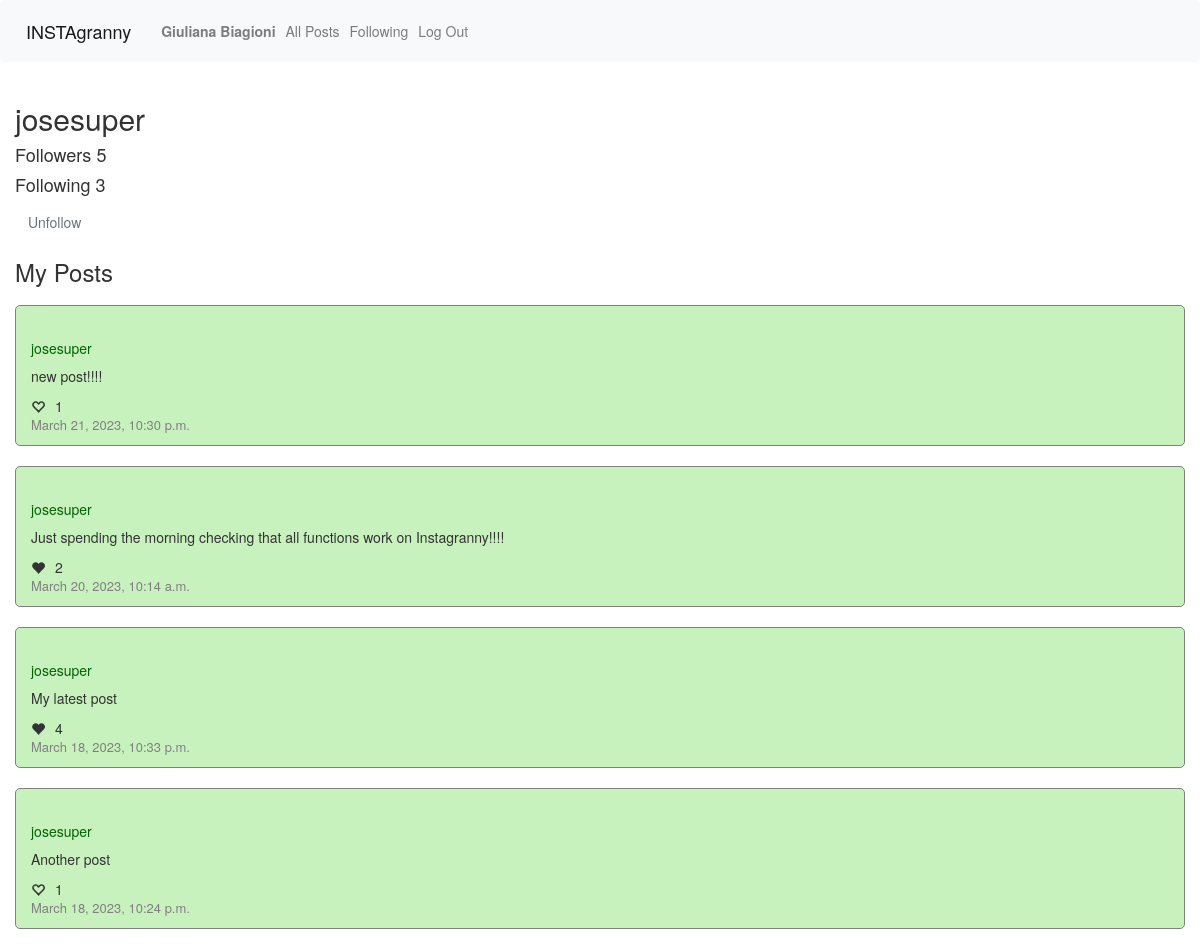
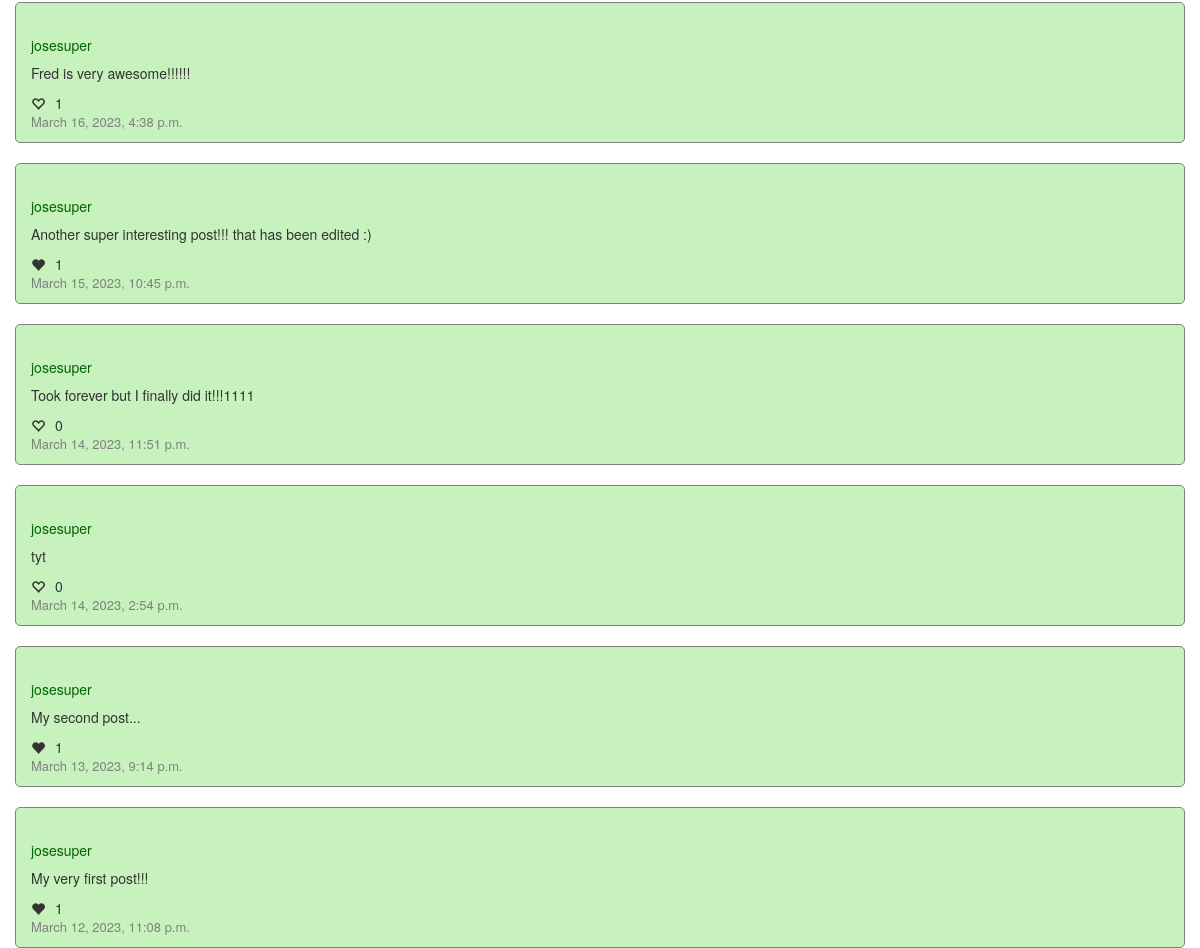
Screenshot of /josesuper (signed in) with the database file from the repository (2 pictures, top to bottom).
### network/models.py (models this page shows, shortened)
class User(AbstractUser):
    followers = models.ManyToManyField('self', symmetrical=False, blank=True, related_name="following")
    def __str__(self):
        return f"{self.username}"

class Post(models.Model):
    poster = models.ForeignKey(User,on_delete=models.PROTECT, related_name="user_posts")
    body = models.TextField(max_length=300)
    liked_by = models.ManyToManyField(User, blank=True, related_name='liked_posts')
    timestamp = models.DateTimeField(default=datetime.today)

### network/views.py (the view)
# urls.py: path("<str:username>", views.profile_view, name="profile"),
def profile_view(request, username):
    user = request.user
    profile = User.objects.get(username=username)
    users_following = profile.followers.all()
    followed = False
    for user_following in users_following:
        if user_following == user:
            followed = True
    if request.method == "POST":
        if request.POST["formtype"] == "follow":
            profile.followers.add(user)
            return redirect("network:profile", username)
        elif request.POST["formtype"] == "unfollow":
            profile.followers.remove(user)
            return redirect("network:profile", username)
    else:
        posts = Post.objects.filter(poster=profile).order_by('-timestamp')
        page_number = request.GET.get('page', 1)
        paginator = Paginator(posts, 10)
        page = paginator.get_page(page_number)
        return render(request, "network/profile.html", {
            "profile": profile,
            "followed": followed,
            "page": page
        })

### network/templates/network/profile.html (shortened to what this page needs)
{% extends "network/layout.html" %}
{% load static %}
{% block body %}
<div class="container-fluid">
    <h2>{{ profile.username }}</h2>
    <h4>Followers {{ profile.followers.count }}</h4>
    <h4>Following {{ profile.following.count }}</h4>
    {% if user.is_authenticated %}
    {% if user.username != profile.username %}
        {% if followed == False %}
        <form action="{% url 'network:profile' profile.username %}" method="post">
            {% csrf_token %}
            <input hidden name="formtype" value="follow">
            <button type="submit" class="btn btn-outline-success">Follow</button>
        </form>
        {% else %}
        <form action="{% url 'network:profile' profile.username %}" method="post">
            <button type="submit" class="btn btn-outline-secondary">Unfollow</button>
        </form>
        {% endif %}
    {% endif %}
    {% endif %}
    <h3> My Posts</h3>
    {% for post in page %}
    <div class="post-section">
        <h5><a id="post-poster-{{ post.id }}" class="profilename" href="/{{ post.poster }}">{{ post.poster }}</a></h5>
        <p id="post-body-{{ post.id }}">{{ post.body }}</p>
        <div class="row align-items-center">
            <div id="likes-{{ post.id }}" class="col heart-col">
                {% if user in post.liked_by.all %}
                <i class="glyphicon glyphicon-heart" data-liked="True" data-like="{{ post.id }}"></i>
                {% else %}
                <i class="glyphicon glyphicon-heart-empty" data-liked="False" data-like="{{ post.id }}"></i>
                {% endif %}
                <p id="like-count-{{ post.id }}">{{ post.liked_by.all|length }}</p>
            </div>
        </div>
        <p class="timestamp">{{ post.timestamp }}</p>
    </div>
    {% endfor %}
</div>
{% endblock %}

### network/templates/network/layout.html (shortened to what this page needs)
{% load static %}
<!DOCTYPE html>
<html lang="en">
    <head>
        <link rel="stylesheet" href="https://stackpath.bootstrapcdn.com/bootstrap/4.4.1/css/bootstrap.min.css">
        <link href="{% static 'network/styles.css' %}" rel="stylesheet">
        <link rel="stylesheet" href="https://maxcdn.bootstrapcdn.com/bootstrap/3.3.7/css/bootstrap.min.css">
    </head>
    <body>
        <nav class="navbar navbar-expand-lg navbar-light bg-light">
            <a class="navbar-brand" href="#">INSTAgranny</a>
            <div>
              <ul class="navbar-nav mr-auto">
                {% if user.is_authenticated %}
                    <li class="nav-item">
                        <a class="nav-link" href="{{ user.username }}"><strong>{{ user.username }}</strong></a>
                    </li>
                {% endif %}
                <li class="nav-item">
                  <a class="nav-link" href="{% url 'network:index' %}">All Posts</a>
                </li>
                {% if user.is_authenticated %}
                    <li class="nav-item">
                        <a class="nav-link" href="{% url 'network:following' %}">Following</a>
                    </li>
                    <li class="nav-item">
                        <a class="nav-link" href="{% url 'network:logout' %}">Log Out</a>
                    </li>
                {% endif %}
              </ul>
            </div>
          </nav>
        <div class="body">
            {% block body %}
            {% endblock %}
        </div>
    </body>
</html>

### network/static/network/styles.css (style rules this page uses)
h2 { margin-top: 15px; margin-bottom: 15px; }
.post-section { margin-top: 20px; border-style: solid; border-width: thin; border-color: grey; border-radius: 5px; padding: 25px 15px 0px 15px; background-color: #c7f1bd; }
.post-section .heart-col { padding-right: 10px; }
.heart-col { display: inline-flex; align-items: center; }
.heart-col p { margin-left: 10px; margin-bottom: 0; }
.timestamp { font-size: small; color: grey; }
.profilename { color: darkgreen; }

### rows the page displays
User: username "Giuliana Biagioni"
User: username "josesuper", followers.count "5", following.count "3"
Post: poster "josesuper", body "new post!!!!", liked_by.all|length "1", timestamp "March 21, 2023, 10:30 p.m."
Post: poster "josesuper", body "Just spending the morning checking that all functions work on Instagranny!!!!", liked_by.all|length "2", timestamp "March 20, 2023, 10:14 a.m."
Post: poster "josesuper", body "My latest post", liked_by.all|length "4", timestamp "March 18, 2023, 10:33 p.m."
Post: poster "josesuper", body "Another post", liked_by.all|length "1", timestamp "March 18, 2023, 10:24 p.m."
Post: poster "josesuper", body "Fred is very awesome!!!!!!", liked_by.all|length "1", timestamp "March 16, 2023, 4:38 p.m."
Post: poster "josesuper", body "Another super interesting post!!! that has been edited :)", liked_by.all|length "1", timestamp "March 15, 2023, 10:45 p.m."
Post: poster "josesuper", body "Took forever but I finally did it!!!1111", liked_by.all|length "0", timestamp "March 14, 2023, 11:51 p.m."
Post: poster "josesuper", body "tyt", liked_by.all|length "0", timestamp "March 14, 2023, 2:54 p.m."
Post: poster "josesuper", body "My second post...", liked_by.all|length "1", timestamp "March 13, 2023, 9:14 p.m."
Post: poster "josesuper", body "My very first post!!!", liked_by.all|length "1", timestamp "March 12, 2023, 11:08 p.m."
